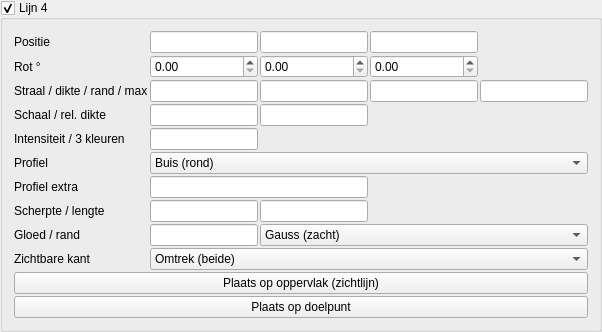
       <widget class="MyGroupBox" name="groupCheck_pattern_line_trap_4_enabled">
        <property name="title">
         <string>Lijn 4</string>
        </property>
        <property name="checkable">
         <bool>true</bool>
        </property>
        <layout class="QGridLayout" name="gridLayout_pattern_line_4">
         <property name="spacing">
          <number>2</number>
         </property>
         <item row="0" column="0">
          <widget class="QLabel" name="label_pattern_line_4_pos">
           <property name="text">
            <string>Positie</string>
           </property>
          </widget>
         </item>
         <item row="0" column="1">
          <widget class="MyLineEdit" name="vect3_pattern_line_trap_4_position_x"/>
         </item>
         <item row="0" column="2">
          <widget class="MyLineEdit" name="vect3_pattern_line_trap_4_position_y"/>
         </item>
         <item row="0" column="3">
          <widget class="MyLineEdit" name="vect3_pattern_line_trap_4_position_z"/>
         </item>
         <item row="1" column="0">
          <widget class="QLabel" name="label_pattern_line_4_rot">
           <property name="text">
            <string>Rot °</string>
           </property>
          </widget>
         </item>
         <item row="1" column="1">
          <widget class="MyDoubleSpinBox" name="spinboxd3_pattern_line_trap_4_rotation_x"/>
         </item>
         <item row="1" column="2">
          <widget class="MyDoubleSpinBox" name="spinboxd3_pattern_line_trap_4_rotation_y"/>
         </item>
         <item row="1" column="3">
          <widget class="MyDoubleSpinBox" name="spinboxd3_pattern_line_trap_4_rotation_z"/>
         </item>
         <item row="2" column="0">
          <widget class="QLabel" name="label_pattern_line_4_radius">
           <property name="text">
            <string>Straal / dikte / rand / max</string>
           </property>
           <property name="toolTip">
            <string>Straal = profielgrootte. Dikte = schaal van de SDF-band. Rand = afronding hoeken. Max = afstand-limiet voor de gloed (0 = uit in praktijk volgens instelling).</string>
           </property>
          </widget>
         </item>
         <item row="2" column="1">
          <widget class="MyLineEdit" name="logedit_pattern_line_trap_4_radius"/>
         </item>
         <item row="2" column="2">
          <widget class="MyLineEdit" name="logedit_pattern_line_trap_4_thickness"/>
         </item>
         <item row="2" column="3">
          <widget class="MyLineEdit" name="logedit_pattern_line_trap_4_edge_softness"/>
         </item>
         <item row="2" column="4">
          <widget class="MyLineEdit" name="logedit_pattern_line_trap_4_max_distance"/>
         </item>
         <item row="3" column="0">
          <widget class="QLabel" name="label_pattern_line_4_scale">
           <property name="text">
            <string>Schaal / rel. dikte</string>
           </property>
           <property name="toolTip">
            <string>Schaal: uniform het dwarsprofiel (YZ). Relatieve dikte: factor op de gloedband t.o.v. Dikte (1 = standaard).</string>
           </property>
          </widget>
         </item>
         <item row="3" column="1">
          <widget class="MyLineEdit" name="logedit_pattern_line_trap_4_scale"/>
         </item>
         <item row="3" column="2">
          <widget class="MyLineEdit" name="logedit_pattern_line_trap_4_relative_thickness"/>
         </item>
         <item row="4" column="0">
          <widget class="QLabel" name="label_pattern_line_4_int">
           <property name="text">
            <string>Intensiteit / 3 kleuren</string>
           </property>
           <property name="toolTip">
            <string>Gradient langs de gloed: kern (kleur 1) → midden (2) → rand (3). Zelfde RGB = effen.</string>
           </property>
          </widget>
         </item>
         <item row="4" column="1">
          <widget class="MyLineEdit" name="logedit_pattern_line_trap_4_intensity"/>
         </item>
         <item row="4" column="2">
          <widget class="MyColorButton" name="colorButton_pattern_line_trap_4_color"/>
         </item>
         <item row="4" column="3">
          <widget class="MyColorButton" name="colorButton_pattern_line_trap_4_color_2"/>
         </item>
         <item row="4" column="4">
          <widget class="MyColorButton" name="colorButton_pattern_line_trap_4_color_3"/>
         </item>
         <item row="5" column="0">
          <widget class="QLabel" name="label_pattern_line_4_shape">
           <property name="text">
            <string>Profiel</string>
           </property>
           <property name="toolTip">
            <string>Dwarsdoorsnede loodrecht op de as (lokale X).</string>
           </property>
          </widget>
         </item>
         <item row="5" column="1" colspan="4">
          <widget class="MyComboBox" name="comboBox_pattern_line_trap_4_shape">
           <item>
            <property name="text">
             <string>Buis (rond)</string>
            </property>
           </item>
           <item>
            <property name="text">
             <string>Lint (vlak)</string>
            </property>
           </item>
           <item>
            <property name="text">
             <string>Vierkant</string>
            </property>
           </item>
           <item>
            <property name="text">
             <string>Ruit</string>
            </property>
           </item>
           <item>
            <property name="text">
             <string>Ovaal</string>
            </property>
           </item>
           <item>
            <property name="text">
             <string>Zeshoek</string>
            </property>
           </item>
           <item>
            <property name="text">
             <string>Kruis</string>
            </property>
           </item>
           <item>
            <property name="text">
             <string>Achthoek</string>
            </property>
           </item>
           <item>
            <property name="text">
             <string>Squircle</string>
            </property>
           </item>
           <item>
            <property name="text">
             <string>Ring</string>
            </property>
           </item>
         </widget>
         </item>
         <item row="6" column="0">
          <widget class="QLabel" name="label_pattern_line_4_shape_aux">
           <property name="text">
            <string>Profiel extra</string>
           </property>
           <property name="toolTip">
            <string>Ovaal: Z-straal t.o.v. Y (1 = cirkel). Ring: halve dikte van de buis.</string>
           </property>
          </widget>
         </item>
         <item row="6" column="1" colspan="2">
          <widget class="MyLineEdit" name="logedit_pattern_line_trap_4_shape_aux"/>
         </item>
         <item row="7" column="0">
          <widget class="QLabel" name="label_pattern_line_4_sharp_seg">
           <property name="text">
            <string>Scherpte / lengte</string>
           </property>
           <property name="toolTip">
            <string>Scherpte: sterkere piek (hoger = smallere gloed). Lengte: halve lijnlengte langs X (0 = oneindig). Zie ook «Gloed / rand».</string>
           </property>
          </widget>
         </item>
         <item row="7" column="1">
          <widget class="MyLineEdit" name="logedit_pattern_line_trap_4_falloff_sharpness"/>
         </item>
         <item row="7" column="2">
          <widget class="MyLineEdit" name="logedit_pattern_line_trap_4_segment_half_length"/>
         </item>
         <item row="8" column="0">
          <widget class="QLabel" name="label_pattern_line_4_glow">
           <property name="text">
            <string>Gloed / rand</string>
           </property>
           <property name="toolTip">
            <string>Gloedbreedte: hoger = zachtere, bredere rand. Falloff: Gauss, smoothstep, lineair, exponentieel — bepaalt hoe snel het uitsterft (los van de 3-kleur-gradient).</string>
           </property>
          </widget>
         </item>
         <item row="8" column="1">
          <widget class="MyLineEdit" name="logedit_pattern_line_trap_4_glow_spread"/>
         </item>
         <item row="8" column="2" colspan="3">
          <widget class="MyComboBox" name="comboBox_pattern_line_trap_4_falloff_profile">
           <item>
            <property name="text">
             <string>Gauss (zacht)</string>
            </property>
           </item>
           <item>
            <property name="text">
             <string>Strak (smooth)</string>
            </property>
           </item>
           <item>
            <property name="text">
             <string>Hard (lineair)</string>
            </property>
           </item>
           <item>
            <property name="text">
             <string>Exponentieel</string>
            </property>
           </item>
          </widget>
         </item>
         <item row="9" column="0">
          <widget class="QLabel" name="label_pattern_line_4_side">
           <property name="text">
            <string>Zichtbare kant</string>
           </property>
           <property name="toolTip">
            <string>Omtrek: gloed aan beide zijden van de vorm (klassiek). Alleen buiten of binnen: één zijde van het oppervlak — handig om alleen de silhouet-rand te tonen.</string>
           </property>
          </widget>
         </item>
         <item row="9" column="1" colspan="4">
          <widget class="MyComboBox" name="comboBox_pattern_line_trap_4_edge_side">
           <item>
            <property name="text">
             <string>Omtrek (beide)</string>
            </property>
           </item>
           <item>
            <property name="text">
             <string>Alleen buiten</string>
            </property>
           </item>
           <item>
            <property name="text">
             <string>Alleen binnen</string>
            </property>
           </item>
          </widget>
         </item>
         <item row="10" column="0" colspan="5">
          <widget class="QPushButton" name="pushButton_pattern_line_trap_4_place_surface">
           <property name="text">
            <string>Plaats op oppervlak (zichtlijn)</string>
           </property>
          </widget>
         </item>
         <item row="11" column="0" colspan="5">
          <widget class="QPushButton" name="pushButton_pattern_line_trap_4_place_target">
           <property name="text">
            <string>Plaats op doelpunt</string>
           </property>
          </widget>
         </item>
        </layout>
       </widget>
